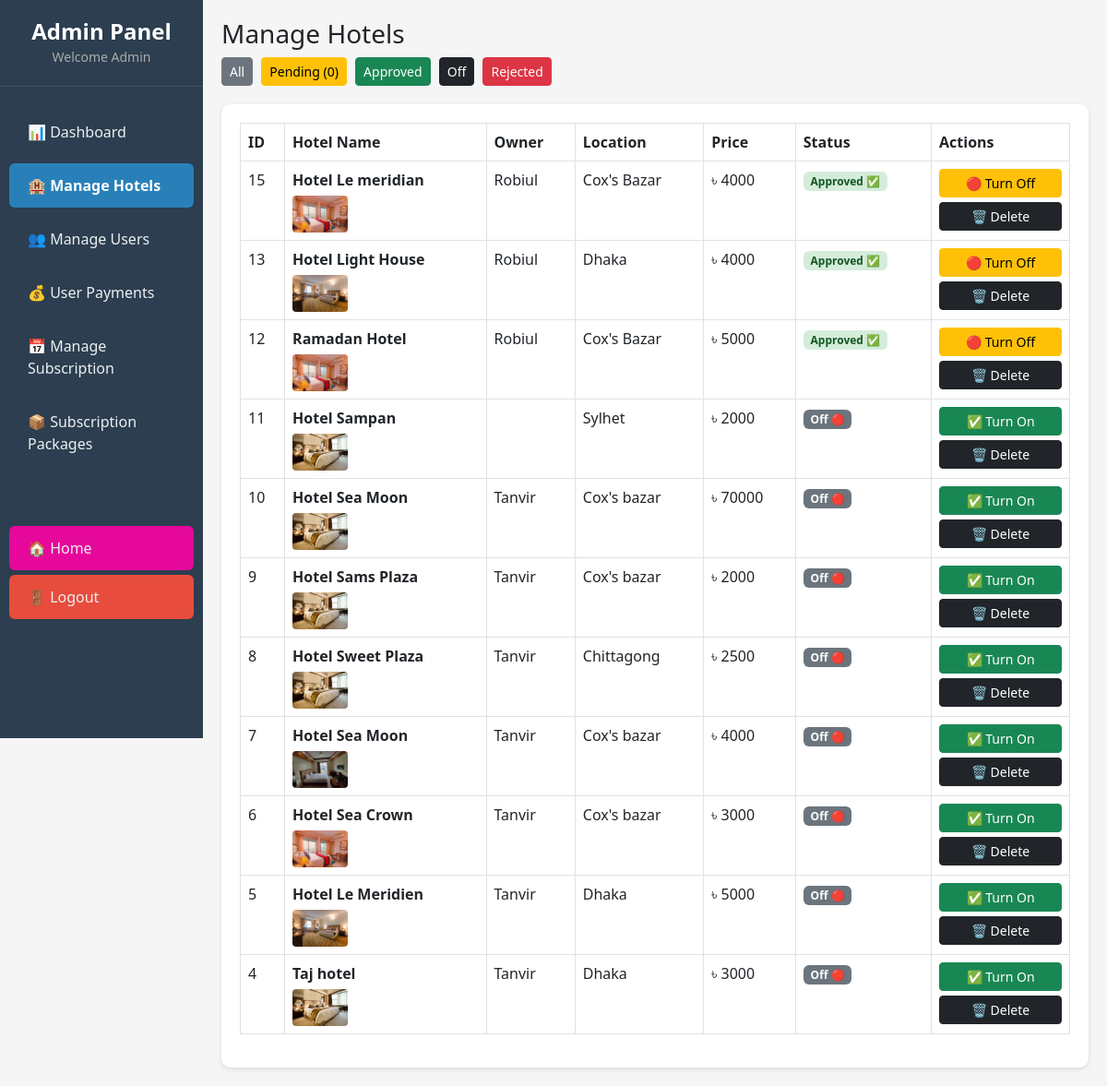
Before: /admin/hotels.php (signed in) with the older database file.
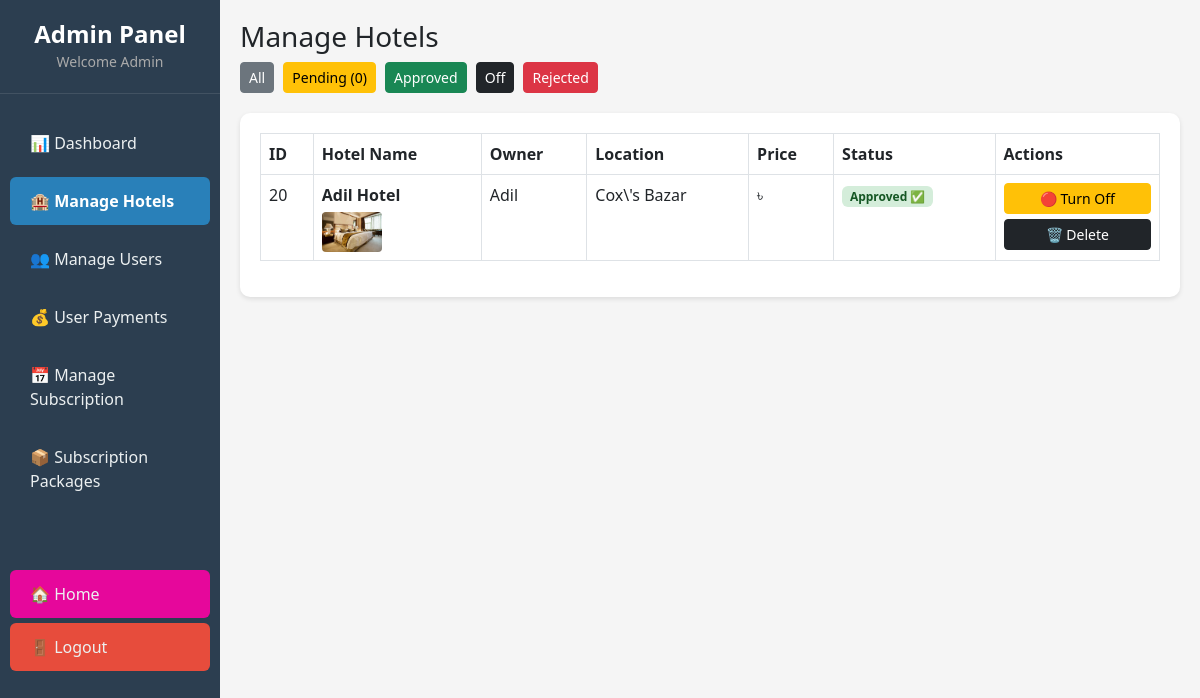
After: the same page with the newer database file.
### tables this page shows
CREATE TABLE `hotels` (
  `id` int(11) NOT NULL,
  `hotel_name` varchar(200) DEFAULT NULL,
  `title` varchar(200) DEFAULT NULL,
  `location` varchar(200) DEFAULT NULL,
  `price` int(11) DEFAULT NULL,
  `description` text DEFAULT NULL,
  `image` varchar(255) DEFAULT NULL,
  `status` enum('pending','approved','off','rejected') DEFAULT 'pending',
  `created_at` timestamp NOT NULL DEFAULT current_timestamp(),
  `owner_id` int(11) DEFAULT NULL,
  `rooms` int(11) DEFAULT 1,
  `capacity` int(11) DEFAULT 2,
  `booked_dates` text DEFAULT '[]',
  `capacity_per_room` int(11) DEFAULT 2,
  `total_rooms` int(11) DEFAULT 1
);

CREATE TABLE `users` (
  `id` int(11) NOT NULL,
  `name` varchar(100) DEFAULT NULL,
  `email` varchar(150) DEFAULT NULL,
  `phone` varchar(20) DEFAULT NULL,
  `password` varchar(255) DEFAULT NULL,
  `role` enum('admin','owner','user') DEFAULT 'user',
  `created_at` timestamp NOT NULL DEFAULT current_timestamp()
);

### admin/hotels.php (the view, shortened to what this page needs)
<?php
include "../db_connect.php";
$sql = "SELECT hotels.*, users.name AS owner_name
        FROM hotels
        LEFT JOIN users ON hotels.owner_id = users.id
        ORDER BY
        CASE
            WHEN hotels.status = 'pending' THEN 1
            WHEN hotels.status = 'approved' THEN 2
            WHEN hotels.status = 'off' THEN 3
            ELSE 4
        END, hotels.id DESC";
$result = mysqli_query($conn, $sql);
?>
<!DOCTYPE html>
<html>
<head>
    <link href="https://cdn.jsdelivr.net/npm/bootstrap@5.3.0/dist/css/bootstrap.min.css" rel="stylesheet">
</head>
<body>
<?php include "sidebar.php"; ?>
<div class="main">
    <h3>Manage Hotels</h3>
    <div class="filter-buttons">
        <a href="hotels.php" class="btn btn-secondary btn-sm filter-btn">All</a>
        <a href="hotels.php?status=pending" class="btn btn-warning btn-sm filter-btn">Pending (<?php
            $pending_count = mysqli_fetch_assoc(mysqli_query($conn, "SELECT COUNT(*) as count FROM hotels WHERE status='pending'"))['count'];
            echo $pending_count;
        ?>)</a>
        <a href="hotels.php?status=approved" class="btn btn-success btn-sm filter-btn">Approved</a>
        <a href="hotels.php?status=off" class="btn btn-dark btn-sm filter-btn">Off</a>
        <a href="hotels.php?status=rejected" class="btn btn-danger btn-sm filter-btn">Rejected</a>
    </div>
    <div class="table-box">
        <table class="table table-bordered">
            <tr>
                <th>ID</th>
                <th>Hotel Name</th>
                <th>Owner</th>
                <th>Location</th>
                <th>Price</th>
                <th>Status</th>
                <th>Actions</th>
            </tr>
            <?php if(mysqli_num_rows($result) > 0): ?>
                <?php while($row = mysqli_fetch_assoc($result)): ?>
                <tr>
                    <td><?php echo $row['id']; ?></td>
                    <td>
                        <strong><?php echo $row['hotel_name']; ?></strong>
                        <?php if(!empty($row['image']) && $row['image'] != 'default.jpg'): ?>
                            <br>
                            <img src="../uploads/<?php echo $row['image']; ?>"
                                 style="width: 60px; height: 40px; object-fit: cover; border-radius: 4px; margin-top: 5px;">
                        <?php endif; ?>
                    </td>
                    <td><?php echo $row['owner_name']; ?></td>
                    <td><?php echo $row['location']; ?></td>
                    <td>৳ <?php echo $row['price']; ?></td>
                    <td>
                        <?php
                        $badge_class = 'badge-pending';
                        $status_text = 'Pending';
                        if($row['status'] == 'approved') {
                            $badge_class = 'badge-approved';
                            $status_text = 'Approved ✅';
                        }
                        if($row['status'] == 'off') {
                            $badge_class = 'badge-off';
                            $status_text = 'Off 🔴';
                        }
                        ?>
                        <span class="badge <?php echo $badge_class; ?>">
                            <?php echo $status_text; ?>
                        </span>
                    </td>
                    <td>
                        <div style="display: flex; flex-direction: column; gap: 5px;">
                            <?php if($row['status'] == 'approved'): ?>
                                <a href="?toggle_status=1&id=<?php echo $row['id']; ?>&current=approved"
                                   class="btn btn-warning btn-sm">🔴 Turn Off</a>
                            <?php endif; ?>
                            <?php if($row['status'] == 'off'): ?>
                                <a href="?toggle_status=1&id=<?php echo $row['id']; ?>&current=off"
                                   class="btn btn-success btn-sm">✅ Turn On</a>
                            <?php endif; ?>
                            <a href="delete_hotel.php?id=<?php echo $row['id']; ?>"
                               class="btn btn-dark btn-sm"
                               onclick="return confirm('Delete this hotel permanently?')">🗑️ Delete</a>
                        </div>
                    </td>
                </tr>
                <?php endwhile; ?>
            <?php else: ?>
                <tr>
                    <td colspan="7" class="text-center">No hotels found</td>
                </tr>
            <?php endif; ?>
        </table>
    </div>
</div>
</body>
</html>

Changed rows visible on the page:
removed hotels: id "15", hotel_name "Hotel Le meridian", image (picture), users.name "Robiul", location "Cox's Bazar", price "4000", status "Approved ✅"
removed hotels: id "13", hotel_name "Hotel Light House", image (picture), users.name "Robiul", location "Dhaka", price "4000", status "Approved ✅"
removed hotels: id "12", hotel_name "Ramadan Hotel", image (picture), users.name "Robiul", location "Cox's Bazar", price "5000", status "Approved ✅"
removed hotels: id "11", hotel_name "Hotel Sampan", image (picture), location "Sylhet", price "2000", status "Off 🔴"
removed hotels: id "10", hotel_name "Hotel Sea Moon", image (picture), users.name "Tanvir", location "Cox's bazar", price "70000", status "Off 🔴"
removed hotels: id "9", hotel_name "Hotel Sams Plaza", image (picture), users.name "Tanvir", location "Cox's bazar", price "2000", status "Off 🔴"
removed hotels: id "8", hotel_name "Hotel Sweet Plaza", image (picture), users.name "Tanvir", location "Chittagong", price "2500", status "Off 🔴"
removed hotels: id "7", hotel_name "Hotel Sea Moon", image (picture), users.name "Tanvir", location "Cox's bazar", price "4000", status "Off 🔴"
removed hotels: id "6", hotel_name "Hotel Sea Crown", image (picture), users.name "Tanvir", location "Cox's bazar", price "3000", status "Off 🔴"
removed hotels: id "5", hotel_name "Hotel Le Meridien", image (picture), users.name "Tanvir", location "Dhaka", price "5000", status "Off 🔴"
removed hotels: id "4", hotel_name "Taj hotel", image (picture), users.name "Tanvir", location "Dhaka", price "3000", status "Off 🔴"
added hotels: id "20", hotel_name "Adil Hotel", image (picture), users.name "Adil", location "Cox\\'s Bazar", status "Approved ✅"
